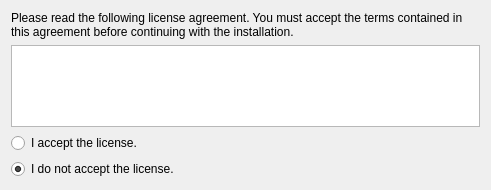
<?xml version="1.0" encoding="UTF-8"?>
<ui version="4.0">
 <class>LicenseWidget</class>
 <widget class="QWidget" name="LicenseWidget">
  <property name="geometry">
   <rect>
    <x>0</x>
    <y>0</y>
    <width>491</width>
    <height>190</height>
   </rect>
  </property>
  <property name="minimumSize">
   <size>
    <width>491</width>
    <height>190</height>
   </size>
  </property>
  <property name="windowTitle">
   <string>Form</string>
  </property>
  <layout class="QVBoxLayout" name="verticalLayout">
   <item>
    <widget class="QLabel" name="label">
     <property name="sizePolicy">
      <sizepolicy hsizetype="MinimumExpanding" vsizetype="Minimum">
       <horstretch>0</horstretch>
       <verstretch>0</verstretch>
      </sizepolicy>
     </property>
     <property name="text">
      <string>Please read the following license agreement. You must accept the terms contained in this agreement before continuing with the installation.</string>
     </property>
     <property name="wordWrap">
      <bool>true</bool>
     </property>
    </widget>
   </item>
   <item>
    <widget class="QTextBrowser" name="textBrowser">
     <property name="source">
      <url>
       <string>qrc:/license.txt</string>
      </url>
     </property>
    </widget>
   </item>
   <item>
    <widget class="QRadioButton" name="acceptLicense">
     <property name="text">
      <string>I accept the license.</string>
     </property>
    </widget>
   </item>
   <item>
    <widget class="QRadioButton" name="declineLicense">
     <property name="text">
      <string>I do not accept the license.</string>
     </property>
     <property name="checked">
      <bool>true</bool>
     </property>
    </widget>
   </item>
  </layout>
 </widget>
 <resources>
  <include location="../../../resources/additional.qrc"/>
 </resources>
 <connections/>
</ui>
